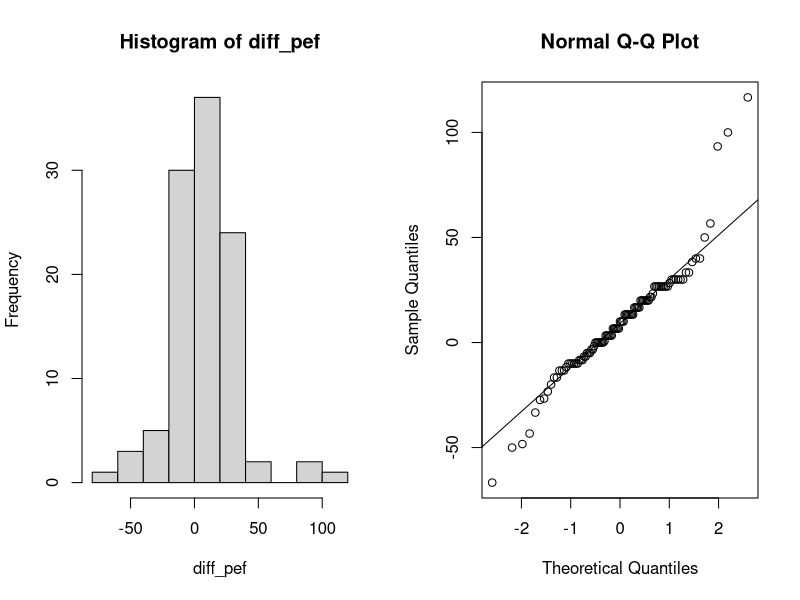
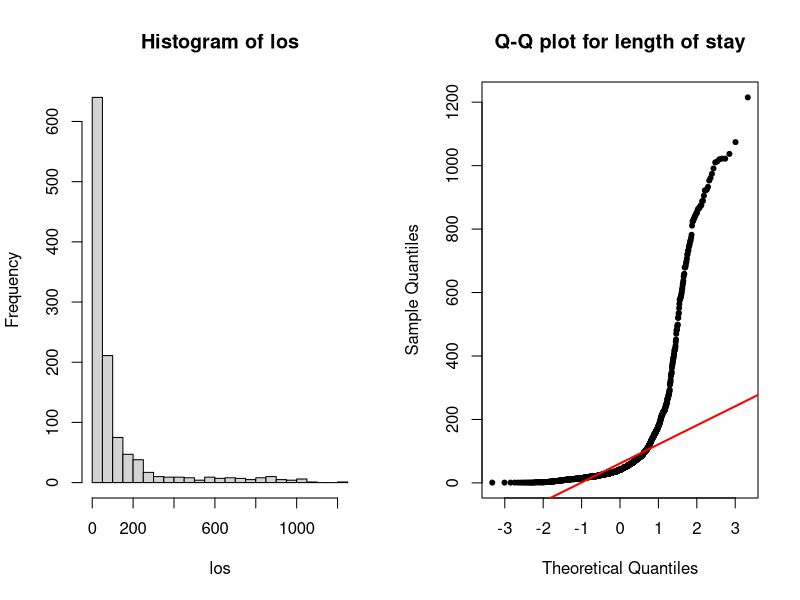
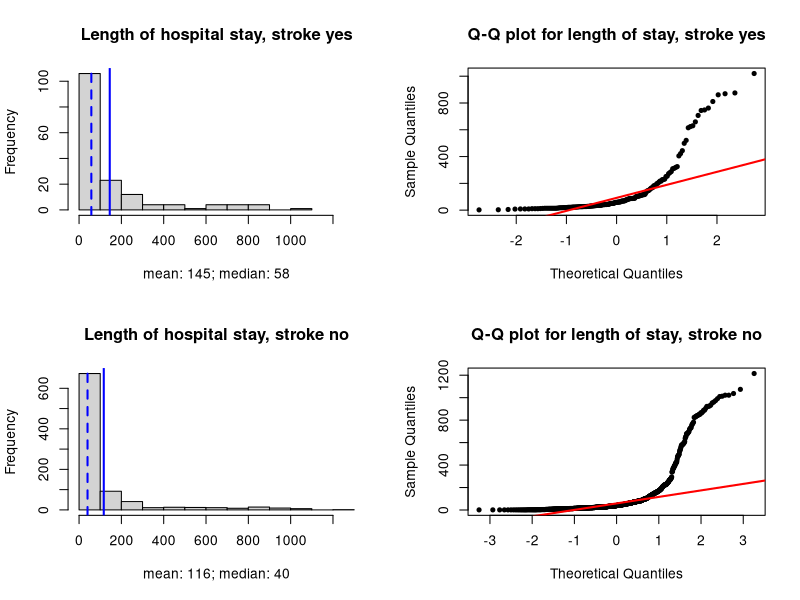
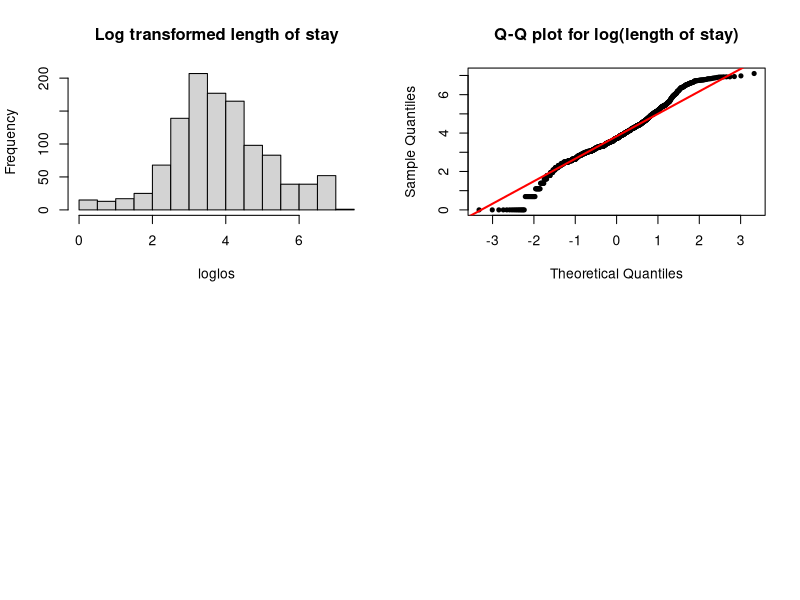
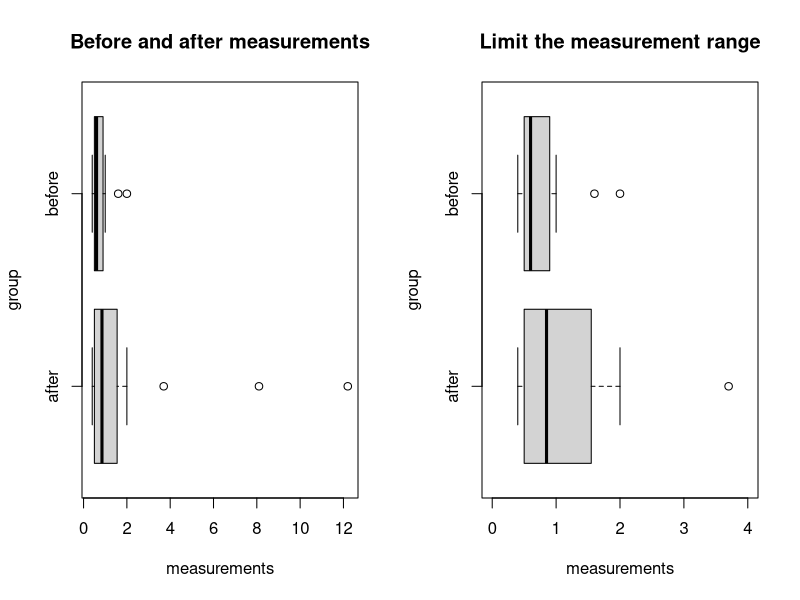
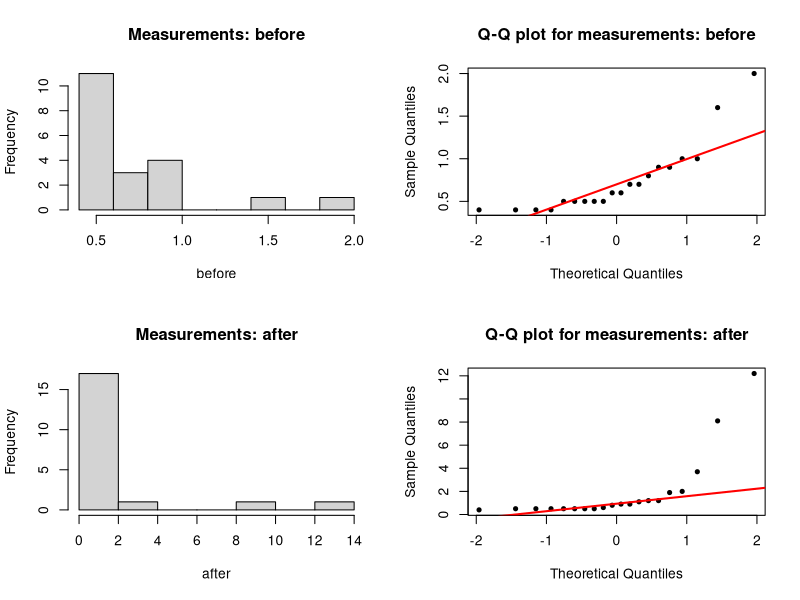
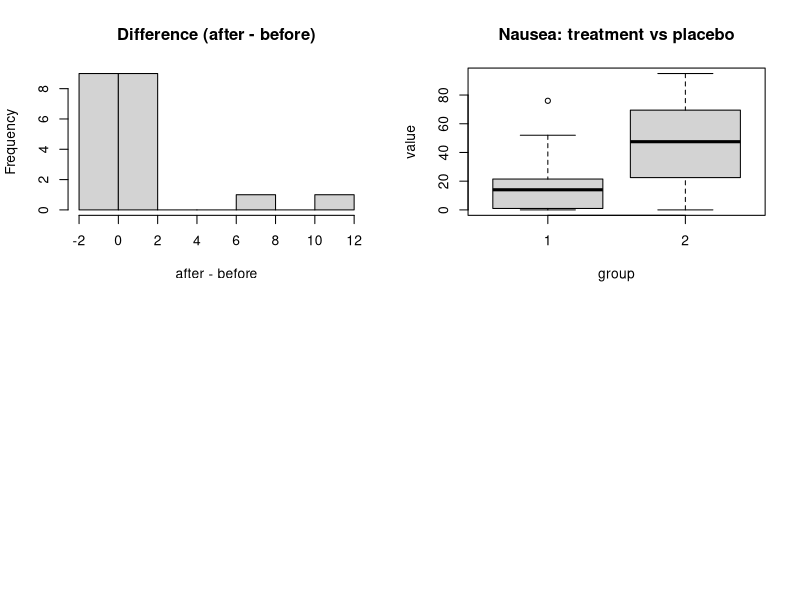

These figures' R source, in order:
## ---- chunk 1
#| label: nonpara-1a-1
#| echo: true
#| eval: true

lung_data <- read.csv('data/PEFH98-english.csv')
head(lung_data, 3)

# compute diff_pef
diff_pef <- lung_data$pefstam - lung_data$pefsitm
## ---- chunk 2
#| label: nonpara-1b-1
#| echo: true
#| eval: true

par(mfrow = c(1, 2))
hist(diff_pef)

# qqplot 
qqnorm(diff_pef)
qqline(diff_pef)
## ---- chunk 3
#| label: nonpara-1c-1
#| echo: true
#| eval: true

# one sample (signed rank test)
wilcox.test(diff_pef)
## ---- chunk 4
#| label: nonpara-1c-2
#| echo: true
#| eval: true

# alternatively
pefstam <- lung_data$pefstam
pefsitm <- lung_data$pefsitm

wilcox.test(pefstam, pefsitm, paired = T) # paired 
## ---- chunk 5
#| label: nonpara-1c-3
#| echo: true
#| eval: true

# the data is not severly skewed, can also use t-test 
t.test(pefstam, pefsitm, paired = T)
## ---- chunk 6
#| label: nonpara-2a-1
#| echo: true
#| eval: true

liggetid <- read.csv('data/liggetid.csv')
head(liggetid, 3)
## ---- chunk 7
#| label: nonpara-2a-2
#| echo: true
#| eval: true

# liggetid (length of stay: los)
los <- liggetid$liggetid
stroke <- liggetid$slag

summary(los)

table(stroke)
summary(stroke) # this shows 85 missing
sum(is.na(stroke)) # 85
## ---- chunk 8
#| label: nonpara-2a-3
#| echo: true
#| eval: true

par(mfrow = c(1, 2))
# visualize length of hospital stay (los)
hist(los, breaks = 25)
# check normality
qqnorm(los, pch = 20, main = 'Q-Q plot for length of stay')
qqline(los, col = 'red', lwd = 2)
## ---- chunk 9
#| label: nonpara-2b-1
#| echo: true
#| eval: true


# separate los 
ligt_s1 <- los[which(!is.na(stroke) & stroke == 1)]
ligt_s0 <- los[which(!is.na(stroke) & stroke == 0)]

# mean, median 
c(mean(ligt_s1), median(ligt_s1))
c(mean(ligt_s0), median(ligt_s0))
## ---- chunk 10
#| label: nonpara-2b-2
#| echo: true
#| eval: true

# visualize
par(mfrow = c(2,2))

# s1
hist(ligt_s1, main = 'Length of hospital stay, stroke yes', 
     xlab = 'mean: 145; median: 58', 
     xlim = c(0, 1300))
abline(v = mean(ligt_s1), col = 'blue', lwd = 2)
abline(v = median(ligt_s1), col = 'blue', lwd = 2, lty = 'dashed')
# qqplot
qqnorm(ligt_s1, pch = 20, main = 'Q-Q plot for length of stay, stroke yes')
qqline(ligt_s1, col = 'red', lwd = 2)

# s0
hist(ligt_s0, main = 'Length of hospital stay, stroke no', 
     xlab = 'mean: 116; median: 40', 
     xlim = c(0, 1300))
abline(v = mean(ligt_s0), col = 'blue', lwd = 2)
abline(v = median(ligt_s0), col = 'blue', lwd = 2, lty = 'dashed')
# qqplot
qqnorm(ligt_s0, pch = 20, main = 'Q-Q plot for length of stay, stroke no')
qqline(ligt_s0, col = 'red', lwd = 2)
## ---- chunk 11
#| label: nonpara-2b-3
#| echo: true
#| eval: true

# non parametric test
# not matched; independent samples
# wilcoxon rank sum 
wilcox.test(ligt_s1, ligt_s0)

## ---- chunk 12
#| label: nonpara-2b-4
#| echo: true
#| eval: true

# t-test on skewed data
t.test(ligt_s1, ligt_s0)
## ---- chunk 13
#| label: nonpara-2c-1
#| echo: true
#| eval: true


# use log transformed 
loglos <- liggetid$lnliggti
hist(loglos, main = 'Log transformed length of stay')
qqnorm(loglos, pch = 20, main = 'Q-Q plot for log(length of stay)')
qqline(loglos, col = 'red', lwd = 2)

# separate data
logligt_s1 <- loglos[which(!is.na(stroke) & stroke == 1)]
logligt_s0 <- loglos[which(!is.na(stroke) & stroke == 0)]

t.test(logligt_s1, logligt_s0, paired = F)
## ---- chunk 14
#| label: nonpara-3a-1
#| echo: true
#| eval: true

antibody <- read.csv('data/antibody.csv')
head(antibody)

before <- antibody$before
after <- antibody$after
## ---- chunk 15
#| label: nonpara-3a-2
#| echo: true
#| eval: true

# some summary stat of the data
summary(before)
summary(after)

# reproduce the result from t-test
t.test(antibody$before, antibody$after, paired = T)
## ---- chunk 16
#| label: nonpara-3a-3
#| echo: true
#| eval: true

# long format data (requires tidyr package)
antibody_longdata <- tidyr::pivot_longer(antibody, 
                                         cols = tidyr::everything(), 
                                         names_to = 'group', 
                                         values_to = 'measurements')
head(antibody_longdata)
## ---- chunk 17
#| label: nonpara-3a-4
#| echo: true
#| eval: true

par(mfrow = c(1, 2))
boxplot(measurements ~ group, 
        data = antibody_longdata, 
        horizontal = T, 
        main = 'Before and after measurements')

# limit the y axis (horizontal x axis)
boxplot(measurements ~ group, 
        data = antibody_longdata, 
        horizontal = T, 
        ylim = c(0, 4),
        main = 'Limit the measurement range')

## ---- chunk 18
#| label: nonpara-3a-5
#| echo: true
#| eval: true

par(mfrow = c(2,2))
# histogram 
hist(before, main = 'Measurements: before')
qqnorm(before, pch = 20, main = 'Q-Q plot for measurements: before')
qqline(before, col = 'red', lwd = 2)

hist(after, main = 'Measurements: after')
qqnorm(after, pch = 20, main = 'Q-Q plot for measurements: after')
qqline(after, col = 'red', lwd = 2)
## ---- chunk 19
#| label: nonpara-3a-6
#| echo: true
#| eval: true

# histogram for the difference s
hist(after - before, main = 'Difference (after - before)')
## ---- chunk 20
#| label: nonpara-3b-1
#| echo: true
#| eval: true

# matched data (paired)
# one-sample test (signed rank)

wilcox.test(before, after, paired = T)
# the error means there are ties (no change)
## ---- chunk 21
#| label: nonpara-3b-2
#| echo: true
#| eval: true

# what happens if you use independent two-samples test?
wilcox.test(before, after, paired = F) # p = 0.14
## ---- chunk 22
#| label: nonpara-4a-1
#| echo: true
#| eval: true

nausea <- read.csv('data/nausea.csv')
head(nausea)

treatment <- nausea$value[nausea$group == 1]
placebo <- nausea$value[nausea$group == 2]

summary(treatment)
summary(placebo)
## ---- chunk 23
#| label: nonpara-4a-2
#| echo: true
#| eval: true

# these samples are not matched: two sample independent test

# boxplot
boxplot(value ~ group, data = nausea, 
        main = 'Nausea: treatment vs placebo')

## ---- chunk 24
#| label: nonpara-4a-3
#| echo: true
#| eval: true

wilcox.test(treatment, placebo, paired = F)
